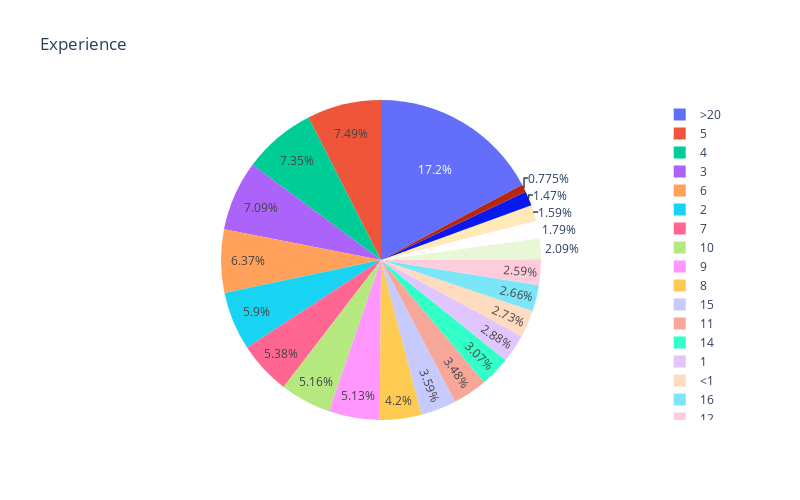

Here is the notebook cell this chart was saved with:
### Markdown cell above
#### Distribution of experience of employees

### Code cell
import plotly.express as px
from plotly.subplots import make_subplots
import plotly.graph_objs as go

ep = df_train['experience'].value_counts().reset_index()
ep.columns = [
    'experience', 
    'percent'
]
ep['percent'] /= len(df_train)

fig = px.pie(
    ep, 
    names='experience', 
    values='percent', 
    title='Experience', 
    width=800,
    height=500 
)

fig.show()

### Figure 1 — Plotly figure (JSON) as saved in the notebook; plotly's stock layout.template omitted (floating-point values rounded to 4 significant figures)
{"data": [{"domain": {"x": [0, 1], "y": [0, 1]}, "hovertemplate": "experience=%{label}<br>percent=%{value}<extra></extra>", "labels": [">20", "5", "4", "3", "6", "2", "7", "10", "9", "8", "15", "11", "14", "1", "<1", "16", "12", "13", "17", "19", "18", "20"], "legendgroup": "", "name": "", "showlegend": true, "type": "pie", "values": [0.1715, 0.07464, 0.07323, 0.07068, 0.06347, 0.05883, 0.05366, 0.05141, 0.05115, 0.04186, 0.03581, 0.03466, 0.03059, 0.02866, 0.02725, 0.02652, 0.02579, 0.02083, 0.01785, 0.01587, 0.01462, 0.007725]}], "layout": {"height": 500, "legend": {"tracegroupgap": 0}, "title": {"text": "Experience"}, "width": 800}}
